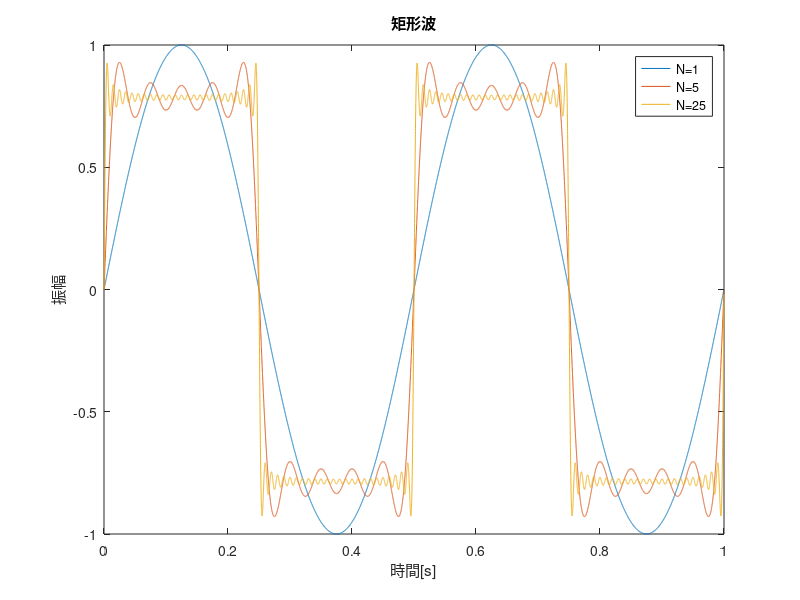

Source code (MATLAB):
clear;
Fs=16000;  
y1 = 0;
y2 = 0;
y3 = 0;
f = 2;
t=([0:Fs-1]/Fs);        %1sec
f0 = 2*pi/0.5;          %cycle = 0.5s

for k=1:1
    y=sin(2*pi*(2*k-1)*f*t)/(2*k-1);    
    y1 = y1 + y;        %square wave, N = 1
end

for k=1:5
    y=sin(2*pi*(2*k-1)*f*t)/(2*k-1);
    y2 = y2 + y;        %square wave, N = 5
end

for k=1:25
    y=sin(2*pi*(2*k-1)*f*t)/(2*k-1);
    y3 = y3 +y;         %square wave, N = 25
end

plot(t,y1,t,y2,t,y3);
legend('N=1','N=5','N=25');
xlabel('時間[s]');
ylabel('振幅');
title('矩形波');
